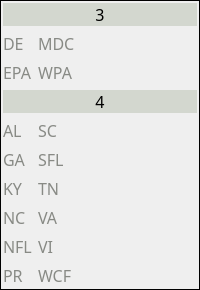
         <widget class="QFrame" name="frame_8">
          <property name="minimumSize">
           <size>
            <width>72</width>
            <height>0</height>
           </size>
          </property>
          <property name="font">
           <font>
            <family>JetBrains Mono</family>
            <pointsize>12</pointsize>
           </font>
          </property>
          <property name="frameShape">
           <enum>QFrame::Box</enum>
          </property>
          <property name="frameShadow">
           <enum>QFrame::Plain</enum>
          </property>
          <layout class="QFormLayout" name="formLayout_4">
           <property name="leftMargin">
            <number>2</number>
           </property>
           <property name="topMargin">
            <number>2</number>
           </property>
           <property name="rightMargin">
            <number>2</number>
           </property>
           <property name="bottomMargin">
            <number>2</number>
           </property>
           <item row="0" column="0" colspan="2">
            <widget class="QLabel" name="label_18">
             <property name="font">
              <font>
               <family>JetBrains Mono</family>
               <pointsize>12</pointsize>
               <bold>false</bold>
              </font>
             </property>
             <property name="styleSheet">
              <string notr="true">background-color: rgb(211, 215, 207);
color: rgb(0, 0, 0);</string>
             </property>
             <property name="text">
              <string>3</string>
             </property>
             <property name="alignment">
              <set>Qt::AlignCenter</set>
             </property>
            </widget>
           </item>
           <item row="1" column="0">
            <widget class="QLabel" name="Section_DE">
             <property name="font">
              <font>
               <family>JetBrains Mono</family>
               <pointsize>12</pointsize>
               <bold>false</bold>
              </font>
             </property>
             <property name="styleSheet">
              <string notr="true">color: rgb(136, 138, 133);</string>
             </property>
             <property name="text">
              <string>DE</string>
             </property>
            </widget>
           </item>
           <item row="1" column="1">
            <widget class="QLabel" name="Section_MDC">
             <property name="font">
              <font>
               <family>JetBrains Mono</family>
               <pointsize>12</pointsize>
               <bold>false</bold>
              </font>
             </property>
             <property name="styleSheet">
              <string notr="true">color: rgb(136, 138, 133);</string>
             </property>
             <property name="text">
              <string>MDC</string>
             </property>
            </widget>
           </item>
           <item row="2" column="0">
            <widget class="QLabel" name="Section_EPA">
             <property name="font">
              <font>
               <family>JetBrains Mono</family>
               <pointsize>12</pointsize>
               <bold>false</bold>
              </font>
             </property>
             <property name="styleSheet">
              <string notr="true">color: rgb(136, 138, 133);</string>
             </property>
             <property name="text">
              <string>EPA</string>
             </property>
            </widget>
           </item>
           <item row="2" column="1">
            <widget class="QLabel" name="Section_WPA">
             <property name="font">
              <font>
               <family>JetBrains Mono</family>
               <pointsize>12</pointsize>
               <bold>false</bold>
              </font>
             </property>
             <property name="styleSheet">
              <string notr="true">color: rgb(136, 138, 133);</string>
             </property>
             <property name="text">
              <string>WPA</string>
             </property>
            </widget>
           </item>
           <item row="3" column="0" colspan="2">
            <widget class="QLabel" name="label_19">
             <property name="font">
              <font>
               <family>JetBrains Mono</family>
               <pointsize>12</pointsize>
               <bold>false</bold>
              </font>
             </property>
             <property name="styleSheet">
              <string notr="true">background-color: rgb(211, 215, 207);
color: rgb(0, 0, 0);</string>
             </property>
             <property name="text">
              <string>4</string>
             </property>
             <property name="alignment">
              <set>Qt::AlignCenter</set>
             </property>
            </widget>
           </item>
           <item row="4" column="0">
            <widget class="QLabel" name="Section_AL">
             <property name="font">
              <font>
               <family>JetBrains Mono</family>
               <pointsize>12</pointsize>
               <bold>false</bold>
              </font>
             </property>
             <property name="styleSheet">
              <string notr="true">color: rgb(136, 138, 133);</string>
             </property>
             <property name="text">
              <string>AL</string>
             </property>
            </widget>
           </item>
           <item row="4" column="1">
            <widget class="QLabel" name="Section_SC">
             <property name="font">
              <font>
               <family>JetBrains Mono</family>
               <pointsize>12</pointsize>
               <bold>false</bold>
              </font>
             </property>
             <property name="styleSheet">
              <string notr="true">color: rgb(136, 138, 133);</string>
             </property>
             <property name="text">
              <string>SC</string>
             </property>
            </widget>
           </item>
           <item row="5" column="0">
            <widget class="QLabel" name="Section_GA">
             <property name="font">
              <font>
               <family>JetBrains Mono</family>
               <pointsize>12</pointsize>
               <bold>false</bold>
              </font>
             </property>
             <property name="styleSheet">
              <string notr="true">color: rgb(136, 138, 133);</string>
             </property>
             <property name="text">
              <string>GA</string>
             </property>
            </widget>
           </item>
           <item row="5" column="1">
            <widget class="QLabel" name="Section_SFL">
             <property name="font">
              <font>
               <family>JetBrains Mono</family>
               <pointsize>12</pointsize>
               <bold>false</bold>
              </font>
             </property>
             <property name="styleSheet">
              <string notr="true">color: rgb(136, 138, 133);</string>
             </property>
             <property name="text">
              <string>SFL</string>
             </property>
            </widget>
           </item>
           <item row="6" column="0">
            <widget class="QLabel" name="Section_KY">
             <property name="font">
              <font>
               <family>JetBrains Mono</family>
               <pointsize>12</pointsize>
               <bold>false</bold>
              </font>
             </property>
             <property name="styleSheet">
              <string notr="true">color: rgb(136, 138, 133);</string>
             </property>
             <property name="text">
              <string>KY</string>
             </property>
            </widget>
           </item>
           <item row="6" column="1">
            <widget class="QLabel" name="Section_TN">
             <property name="font">
              <font>
               <family>JetBrains Mono</family>
               <pointsize>12</pointsize>
               <bold>false</bold>
              </font>
             </property>
             <property name="styleSheet">
              <string notr="true">color: rgb(136, 138, 133);</string>
             </property>
             <property name="text">
              <string>TN</string>
             </property>
            </widget>
           </item>
           <item row="7" column="0">
            <widget class="QLabel" name="Section_NC">
             <property name="font">
              <font>
               <family>JetBrains Mono</family>
               <pointsize>12</pointsize>
               <bold>false</bold>
              </font>
             </property>
             <property name="styleSheet">
              <string notr="true">color: rgb(136, 138, 133);</string>
             </property>
             <property name="text">
              <string>NC</string>
             </property>
            </widget>
           </item>
           <item row="7" column="1">
            <widget class="QLabel" name="Section_VA">
             <property name="font">
              <font>
               <family>JetBrains Mono</family>
               <pointsize>12</pointsize>
               <bold>false</bold>
              </font>
             </property>
             <property name="styleSheet">
              <string notr="true">color: rgb(136, 138, 133);</string>
             </property>
             <property name="text">
              <string>VA</string>
             </property>
            </widget>
           </item>
           <item row="8" column="0">
            <widget class="QLabel" name="Section_NFL">
             <property name="font">
              <font>
               <family>JetBrains Mono</family>
               <pointsize>12</pointsize>
               <bold>false</bold>
              </font>
             </property>
             <property name="styleSheet">
              <string notr="true">color: rgb(136, 138, 133);</string>
             </property>
             <property name="text">
              <string>NFL</string>
             </property>
            </widget>
           </item>
           <item row="8" column="1">
            <widget class="QLabel" name="Section_VI">
             <property name="font">
              <font>
               <family>JetBrains Mono</family>
               <pointsize>12</pointsize>
               <bold>false</bold>
              </font>
             </property>
             <property name="styleSheet">
              <string notr="true">color: rgb(136, 138, 133);</string>
             </property>
             <property name="text">
              <string>VI</string>
             </property>
            </widget>
           </item>
           <item row="9" column="0">
            <widget class="QLabel" name="Section_PR">
             <property name="font">
              <font>
               <family>JetBrains Mono</family>
               <pointsize>12</pointsize>
               <bold>false</bold>
              </font>
             </property>
             <property name="styleSheet">
              <string notr="true">color: rgb(136, 138, 133);</string>
             </property>
             <property name="text">
              <string>PR</string>
             </property>
            </widget>
           </item>
           <item row="9" column="1">
            <widget class="QLabel" name="Section_WCF">
             <property name="font">
              <font>
               <family>JetBrains Mono</family>
               <pointsize>12</pointsize>
               <bold>false</bold>
              </font>
             </property>
             <property name="styleSheet">
              <string notr="true">color: rgb(136, 138, 133);</string>
             </property>
             <property name="text">
              <string>WCF</string>
             </property>
            </widget>
           </item>
          </layout>
         </widget>
